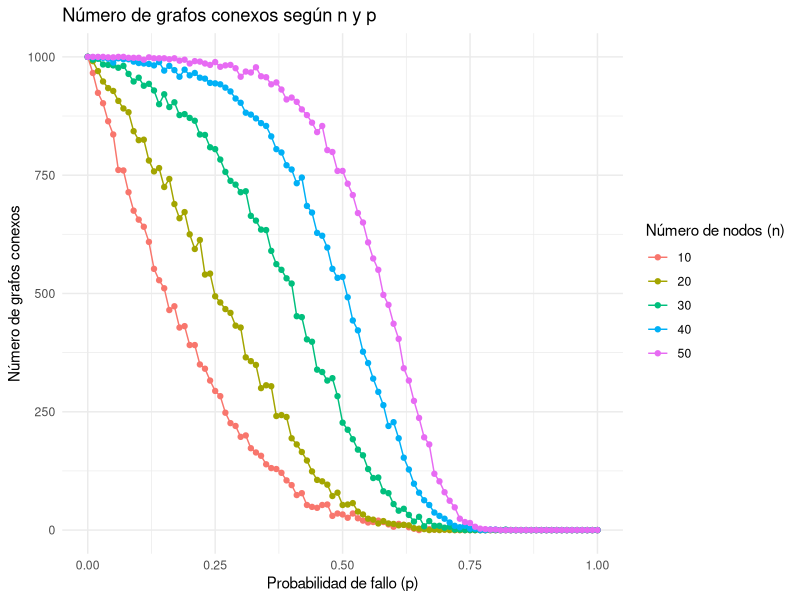
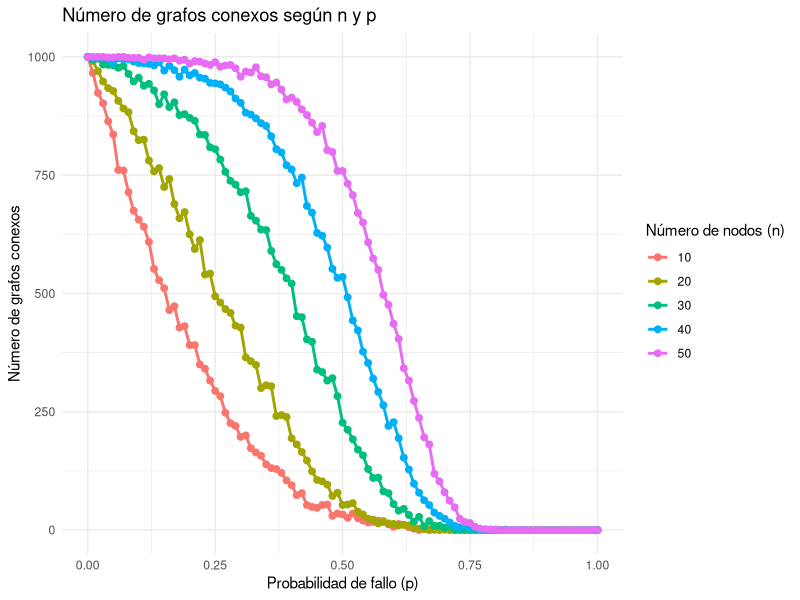

Generate these figures, in order, with R:
# Cargar el archivo CSV
data <- read.csv("results.csv", sep=";")

# Ver un resumen rápido de los datos
head(data)

# Instalar ggplot2 si no está instalado
if (!require(ggplot2)) install.packages("ggplot2")

# Cargar ggplot2
library(ggplot2)

# Graficar
ggplot(data, aes(x = p, y = connectedGraphs, color = as.factor(n))) +
  geom_line() +
  geom_point() +
  labs(
    title = "Número de grafos conexos según n y p",
    x = "Probabilidad de fallo (p)",
    y = "Número de grafos conexos",
    color = "Número de nodos (n)"
  ) +
  theme_minimal()


ggplot(data, aes(x = p, y = connectedGraphs, color = as.factor(n))) +
  geom_line(size = 1) +  # Ajustar el grosor de la línea
  geom_point(size = 2) + # Ajustar el tamaño de los puntos
  labs(
    title = "Número de grafos conexos según n y p",
    x = "Probabilidad de fallo (p)",
    y = "Número de grafos conexos",
    color = "Número de nodos (n)"
  ) +
  theme_minimal()

